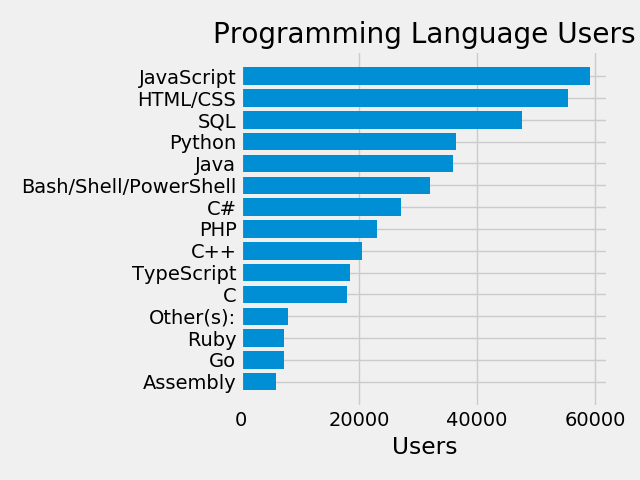

This chart was generated by the following Python code:
import csv
import numpy as np
import pandas as pd
from matplotlib import pyplot as plt
from collections import Counter

lang_x = []
usercount_y = []

# USING CSV MODULE
# with open("data.csv") as csv_file:
#     csv_reader = csv.DictReader(csv_file)
#
#     lang_counter = Counter()
#
#     for row in csv_reader:
#         lang_counter.update(row["LanguagesWorkedWith"].split(";"))
#

# USING PANDAS MODULE
data = pd.read_csv("data.csv")
lang_responses = data['LanguagesWorkedWith']
lang_counter = Counter()

for response in lang_responses:
    lang_counter.update(response.split(";"))

for item in lang_counter.most_common(15):
    lang_x.append(item[0])
    usercount_y.append(item[1])

lang_x.reverse()
usercount_y.reverse()

plt.style.use("fivethirtyeight")

plt.barh(lang_x, usercount_y)

plt.title("Programming Language Users")
plt.xlabel("Users")

plt.tight_layout()

plt.savefig("bar2.png")
plt.show()